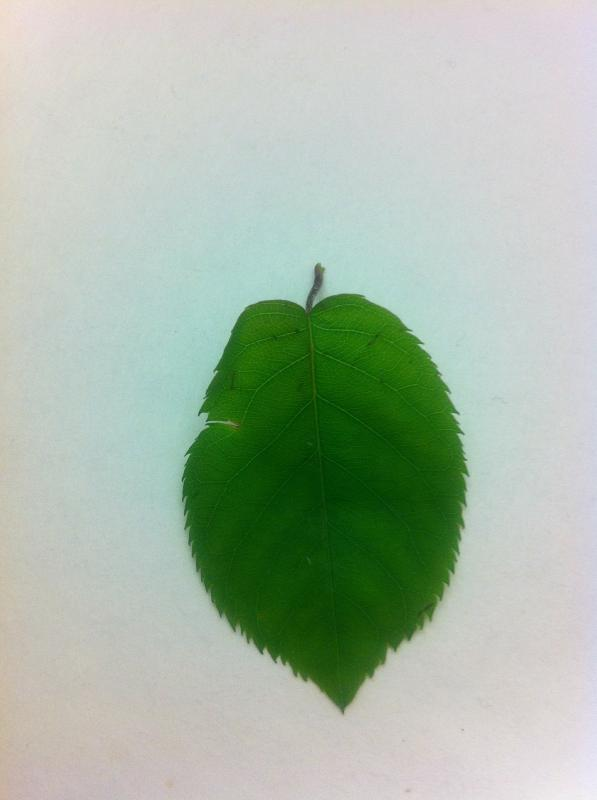
#> input picture Dataset/13291658032668.jpg, 597 x 800 px
$ python filtering_regional_maxima.py
#> lines starting #> are read from the running program, lines starting #| are printed output that depends on the picture
# -*- coding: utf-8 -*-
# Import library
import numpy as np
import matplotlib.pyplot as plt
from scipy.ndimage import gaussian_filter
from skimage import data
from skimage import img_as_float
from skimage.morphology import reconstruction
from skimage.color import rgb2gray
from skimage.io import imread

# Convert to float: Important for subtraction later which won't work with uint8
#image = img_as_float(data.coins())
#image = gaussian_filter(image, 1)

image = rgb2gray(imread('Dataset/13291658032668.jpg'))
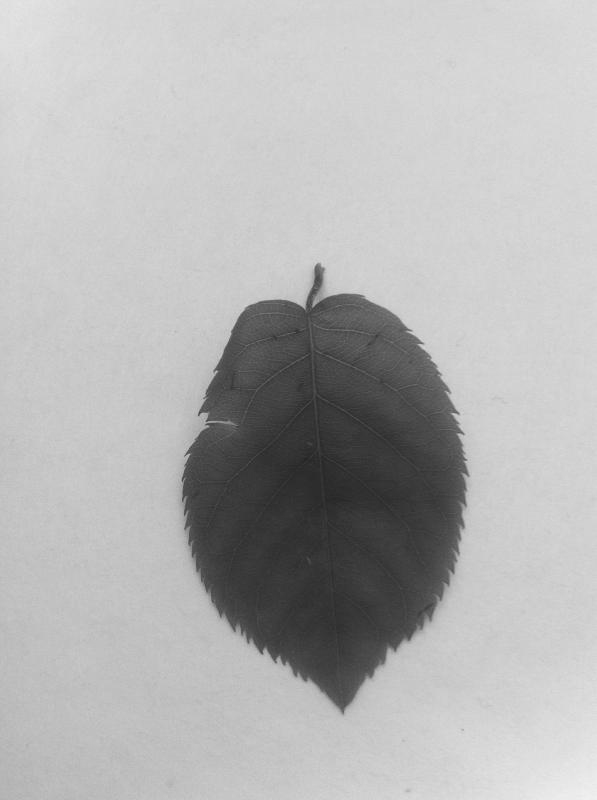
#> image: shape (800, 597) float64; min 0.146, max 0.944, mean 0.706
image = image.max() - image

seed = np.copy(image)
seed[1:-1, 1:-1] = image.min()
mask = image

dilated = reconstruction(seed, mask, method='dilation')
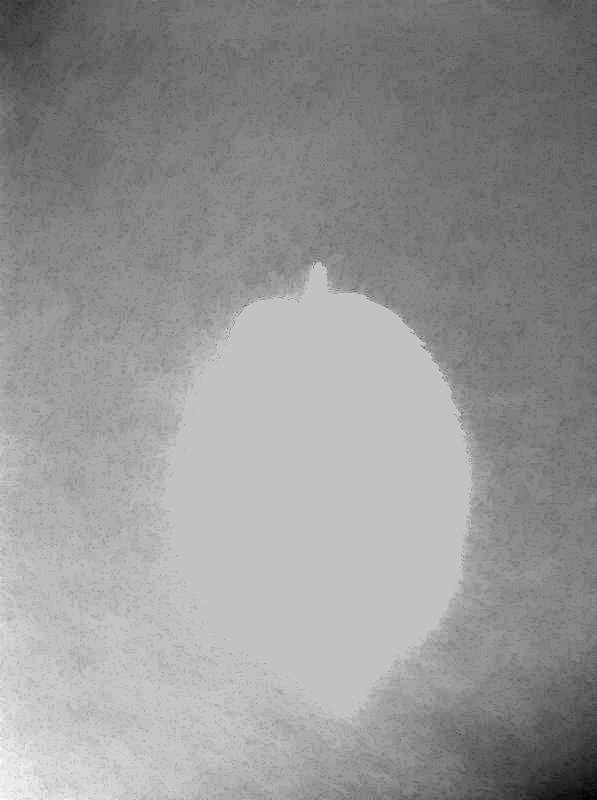
#> dilated: shape (800, 597) float64; min 0, max 0.251, mean 0.148; drawn with min black and max white

fig, (ax0, ax1, ax2, ax3) = plt.subplots(nrows=1,
                                    ncols=4,
                                    figsize=(8, 2.5),
                                    sharex=True,
                                    sharey=True)

ax0.imshow(image, cmap='gray')
ax0.set_title('original image')
ax0.axis('off')

ax1.imshow(dilated, vmin=image.min(), vmax=image.max(), cmap='gray')
ax1.set_title('dilated')
ax1.axis('off')

ax2.imshow(image - dilated, cmap='gray')
ax2.set_title('image - dilated')
ax2.axis('off')

ax3.imshow(seed, cmap='gray')
ax3.set_title('seed')
ax3.axis('off')

fig.tight_layout()


h = 0.2
seed = image - h
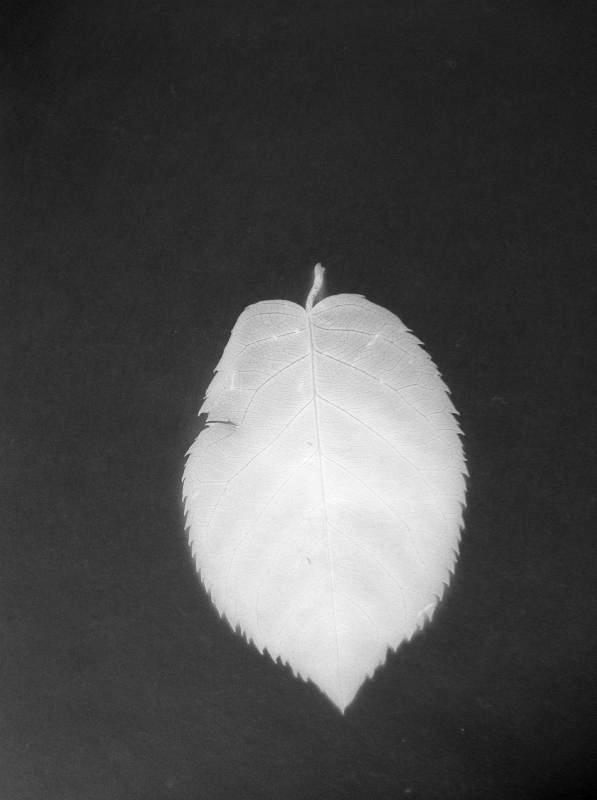
#> seed: shape (800, 597) float64; min -0.2, max 0.598, mean 0.0383; drawn with min black and max white
dilated = reconstruction(seed, mask, method='dilation')
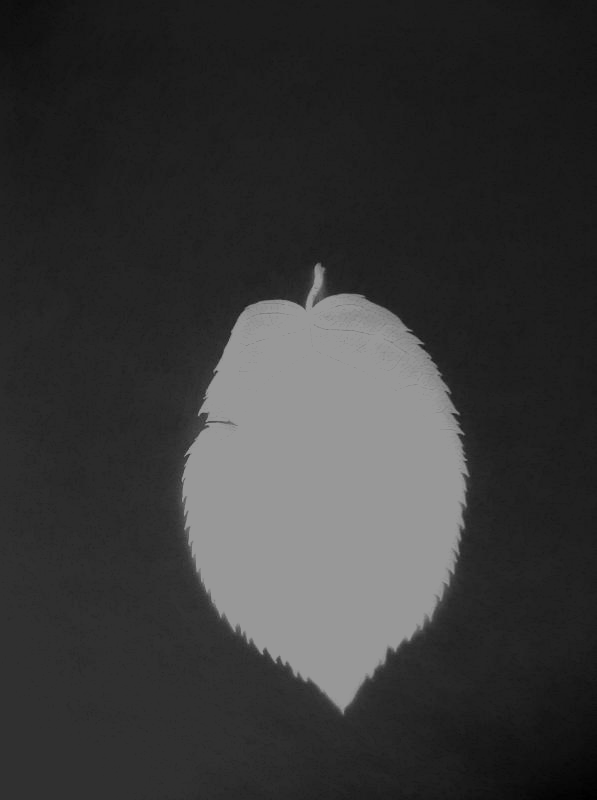
#> dilated: shape (800, 597) float64; min 0, max 0.598, mean 0.221
hdome = image - dilated
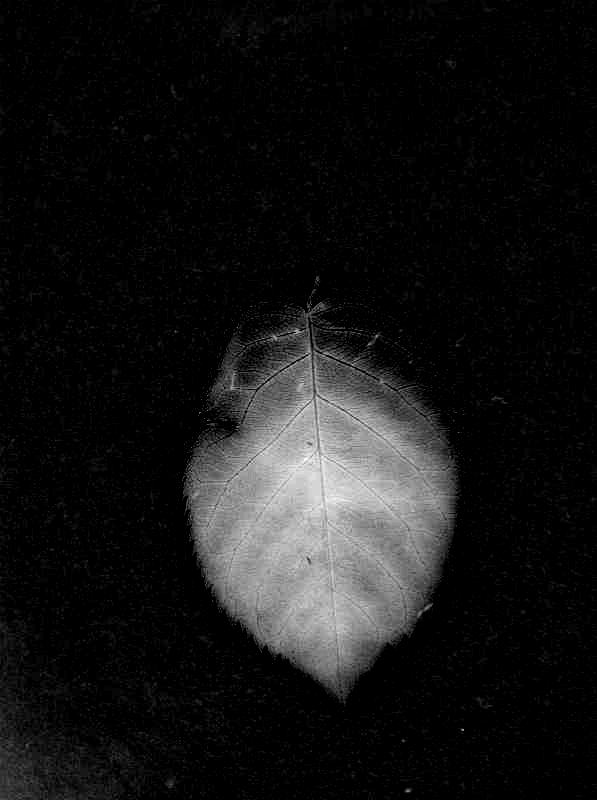
#> hdome: shape (800, 597) float64; min 0, max 0.2, mean 0.017; drawn with min black and max white

fig, (ax0, ax1, ax2, ax3) = plt.subplots(nrows=1, ncols=4, figsize=(8, 2.5))
yslice = 200

ax0.plot(mask[yslice], '0.5', label='mask')
ax0.plot(seed[yslice], 'k', label='seed')
ax0.plot(dilated[yslice], 'r', label='dilated')
ax0.set_ylim(-0.2, 2)
ax0.set_title('image slice')
ax0.set_xticks([])
ax0.legend()

ax1.imshow(dilated, vmin=image.min(), vmax=image.max(), cmap='gray')
ax1.axhline(yslice, color='r', alpha=0.4)
ax1.set_title('dilated')
ax1.axis('off')

ax2.imshow(hdome, cmap='gray')
ax2.axhline(yslice, color='r', alpha=0.4)
ax2.set_title('image - dilated')
ax2.axis('off')

ax3.imshow(seed, cmap='gray')
ax3.axhline(yslice, color='r', alpha=0.4)
ax3.set_title('seed')
ax3.axis('off')

fig.tight_layout()
plt.show()
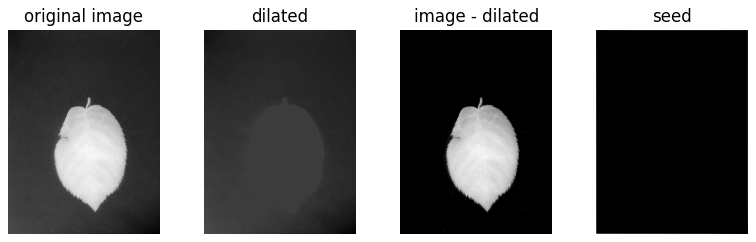
#> figure drawn by matplotlib, 4 panels
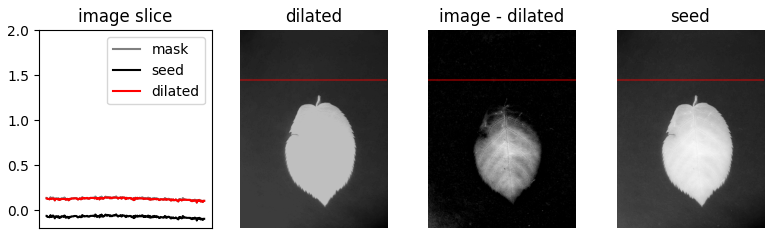
#> figure drawn by matplotlib, 4 panels

$ run again, with Dataset/13001152969446.jpg copied over Dataset/13291658032668.jpg
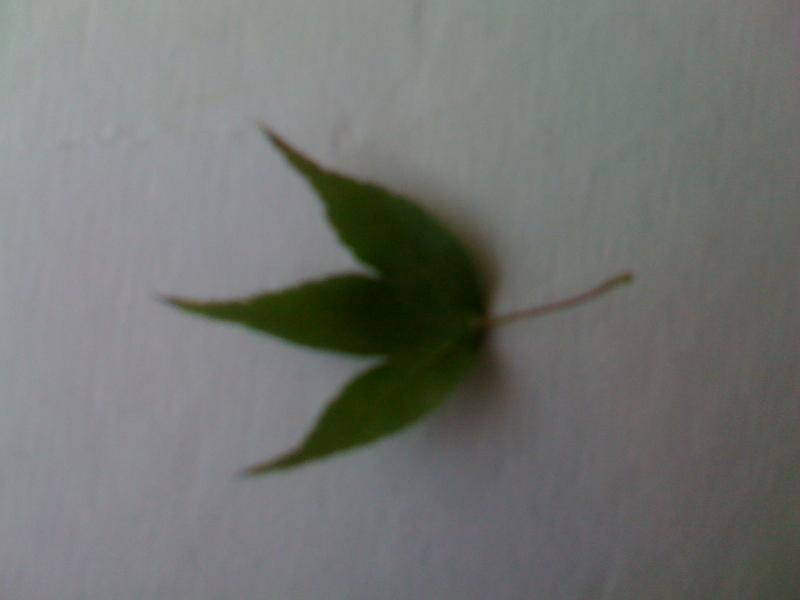
#> input picture Dataset/13001152969446.jpg, 800 x 600 px
#> `hdome = image - dilated`:
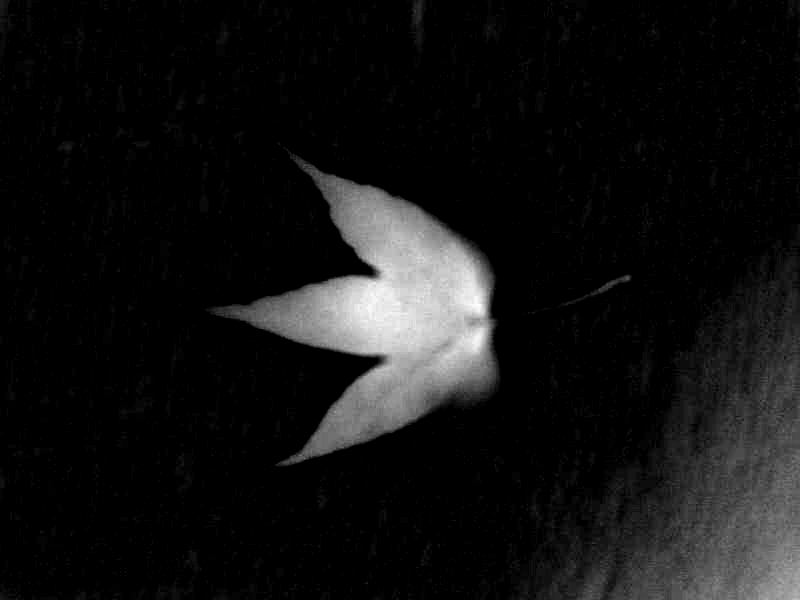
#> hdome: shape (600, 800) float64; min 0, max 0.2, mean 0.0147; drawn with min black and max white
#> `plt.show()`:
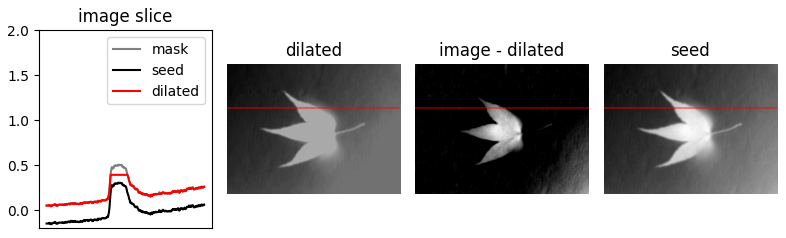
#> figure drawn by matplotlib, 4 panels

$ run again, with Dataset/13001152969555.jpg copied over Dataset/13291658032668.jpg
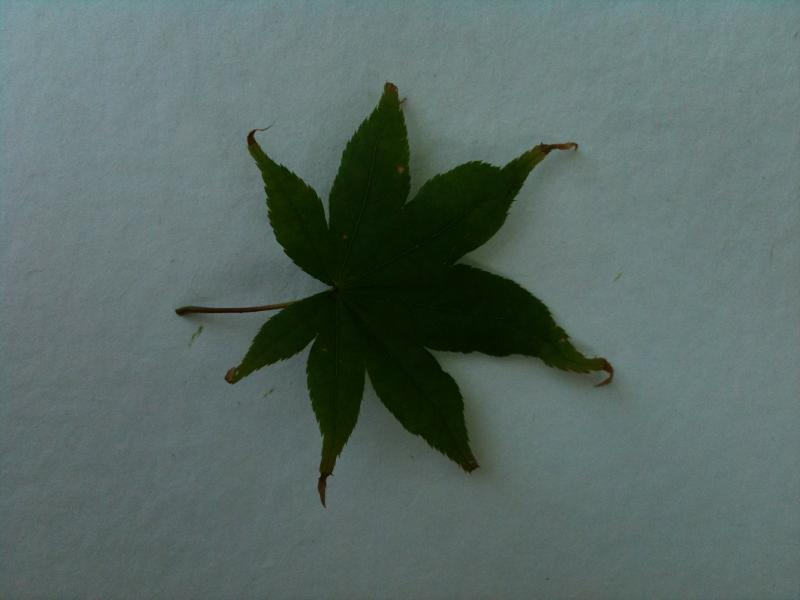
#> input picture Dataset/13001152969555.jpg, 800 x 600 px
#> `hdome = image - dilated`:
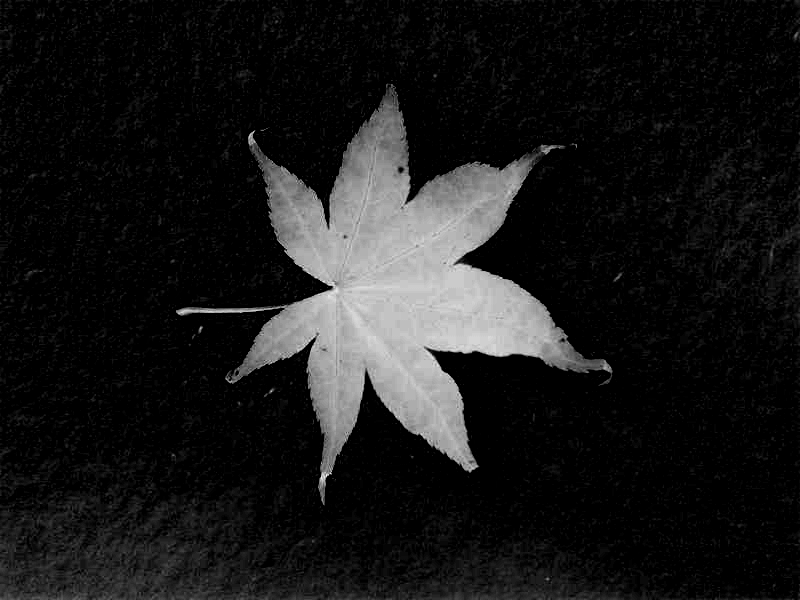
#> hdome: shape (600, 800) float64; min 0, max 0.2, mean 0.02; drawn with min black and max white
#> `plt.show()`:
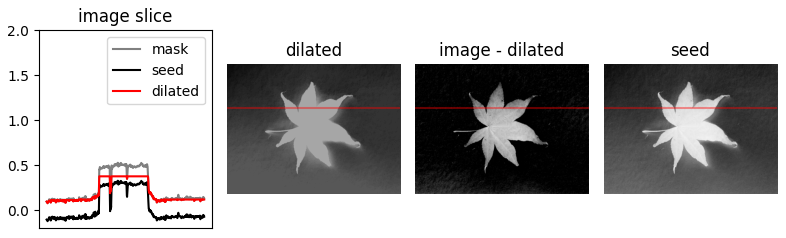
#> figure drawn by matplotlib, 4 panels

$ run again, with Dataset/13291732973114.jpg copied over Dataset/13291658032668.jpg
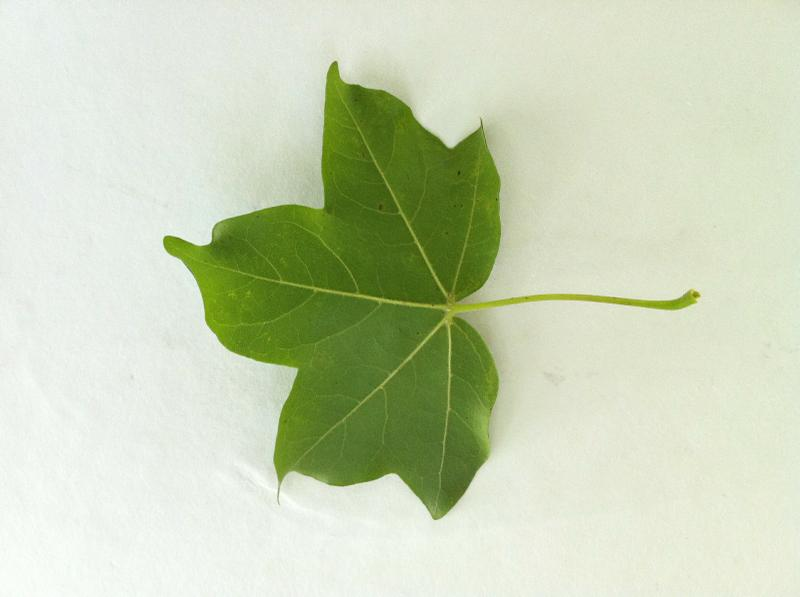
#> input picture Dataset/13291732973114.jpg, 800 x 597 px
#> `plt.show()`:
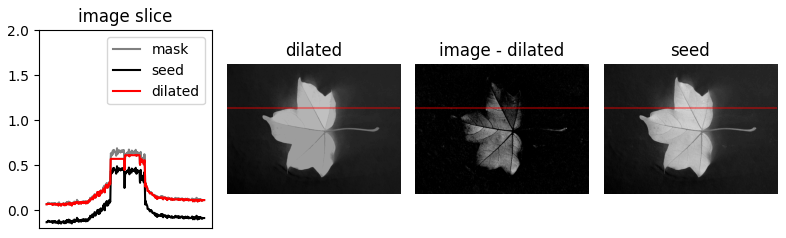
#> figure drawn by matplotlib, 4 panels
